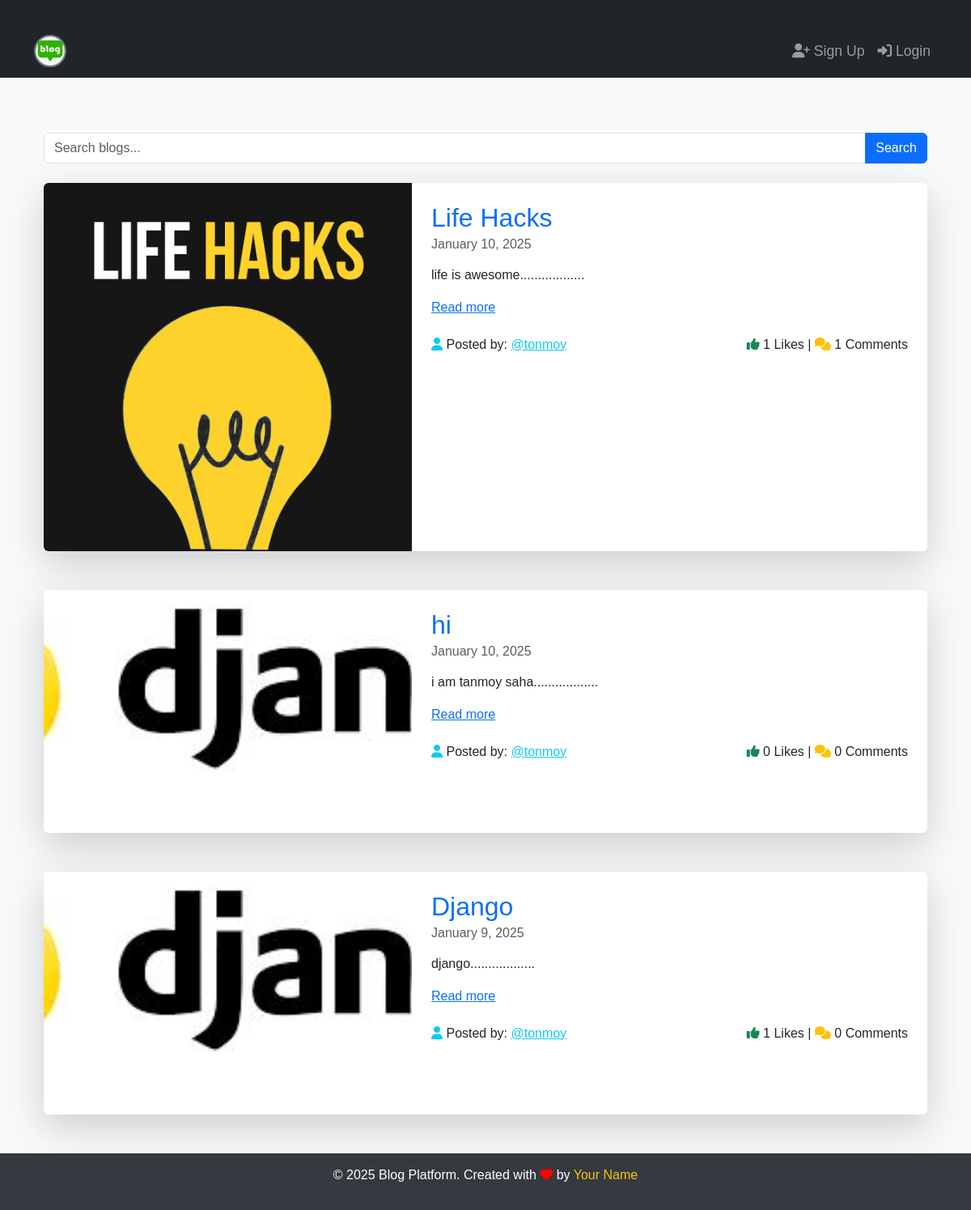
The app's page /blog/?author=tonmoy, older data.
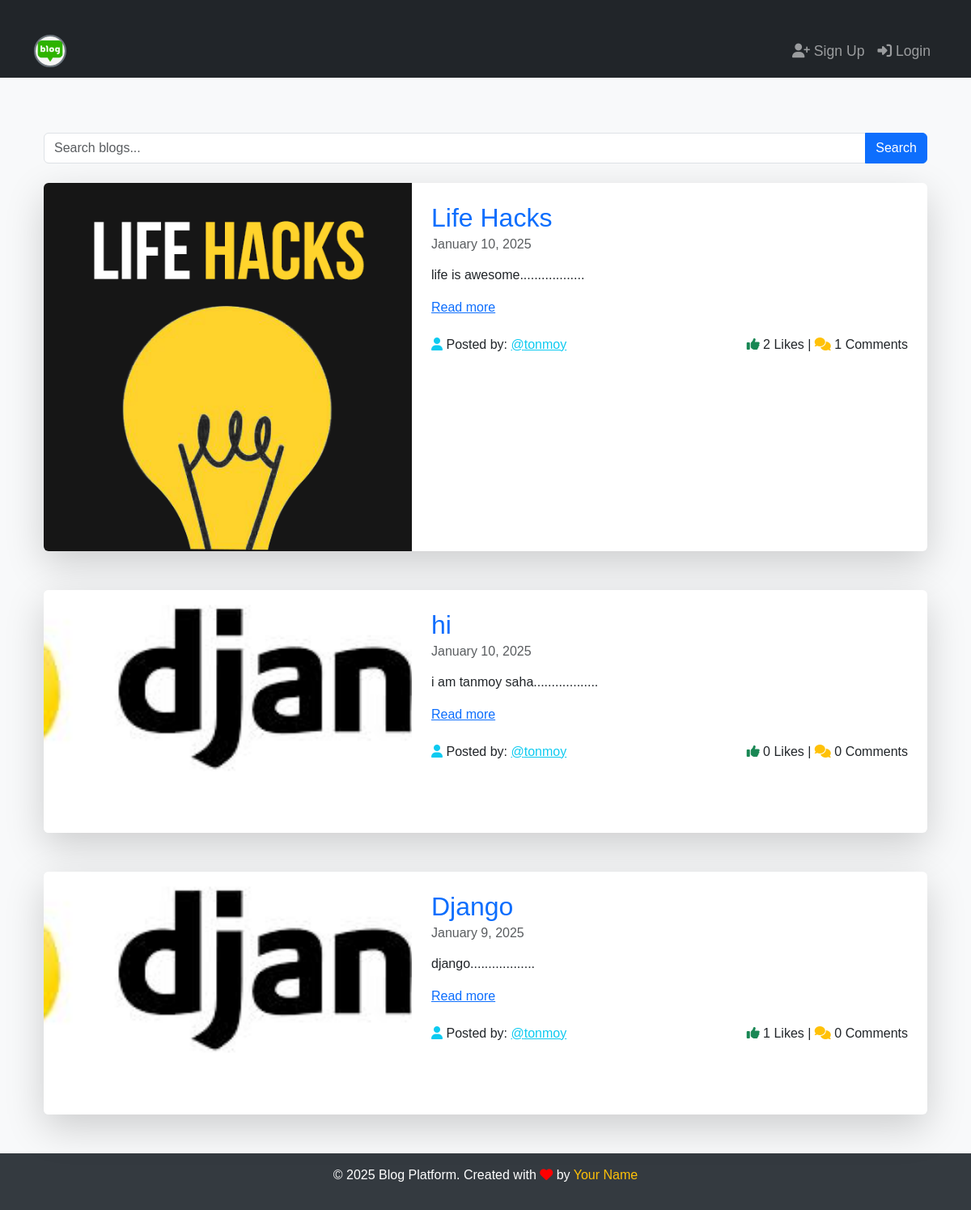
The same page, newer data.
### App_Blog/models.py (models this page shows, shortened)
class Blog(models.Model):
    author = models.ForeignKey(User,on_delete=models.CASCADE,related_name='post_author')
    blog_title = models.CharField(max_length=100,verbose_name='Put a Title')
    slug=models.SlugField(max_length=264,unique=True)
    blog_content = models.TextField(verbose_name='What is in your mind?')
    blog_image=models.ImageField(upload_to='blog_image',verbose_name='Image')
    created_at = models.DateTimeField(auto_now_add=True)
    updated_at = models.DateTimeField(auto_now=True)
    publish_date = models.DateTimeField(auto_now_add=True)
    view_count = models.PositiveIntegerField(default=0)
    class Meta:
        ordering = ['-publish_date']

### App_Blog/views.py (the view)
# urls.py: path('',views.BlogList.as_view(),name='blog_list'),
class BlogList(ListView):
    context_object_name='blogs'
    model=Blog
    template_name='App_Blog/blog_list.html'
    def get_queryset(self):
        queryset = Blog.objects.all()
        order = self.request.GET.get('order', 'newest')
        media_type = self.request.GET.get('media', 'all')
        author = self.request.GET.get('author', '')
        search_query = self.request.GET.get('search', '')
        if order == 'oldest':
            queryset = queryset.order_by('publish_date')
        else:
            queryset = queryset.order_by('-publish_date')
        if media_type == 'text':
            queryset = queryset.filter(blog_image='')
        elif media_type == 'image':
            queryset = queryset.exclude(blog_image='')
        if author:
            queryset = queryset.filter(author__username=author)
        if search_query:
            queryset = queryset.filter(Q(blog_title__icontains=search_query) | Q(blog_content__icontains=search_query))
        return queryset

### App_Blog/templatetags/custom_filters.py (called while the page is built)
def range_filter(value):
    return value[0:50]+".................."

### templates/App_Blog/blog_list.html (shortened to what this page needs)
{% extends "base.html" %}
{% load custom_filters %}
{% block body_block %}
<div class="container my-5">
    <form method="GET" action="" class="mb-4">
        <div class="input-group">
            <input type="text" name="search" class="form-control" placeholder="Search blogs..." value="{{ request.GET.search }}">
            <button class="btn btn-primary" type="submit">Search</button>
        </div>
    </form>
    {% for blog in blogs %}
        <div class="card mb-5 shadow-lg border-0">
            <div class="row g-0">
                {% if blog.blog_image %}
                <div class="col-lg-5">
                    <div class="image-container h-100">
                        <img src="/media/{{ blog.blog_image }}" alt="{{ blog.blog_title }}" title="{{ blog.blog_title }}" class="w-100 h-100 rounded-start" style="object-fit: cover; min-height: 300px;">
                    </div>
                </div>
                {% endif %}
                <div class="col-lg-{% if blog.blog_image %}7{% else %}12{% endif %}">
                    <div class="card-body p-4">
                        <h2 class="card-title text-primary">{{ blog.blog_title }}</h2>
                        <h6 class="card-subtitle mb-3 text-muted">{{ blog.publish_date|date:"F j, Y" }}</h6>
                        <p class="card-text">
                            {{ blog.blog_content|range_filter|linebreaks }}
                            <a href="{% url 'App_Blog:blog_details' slug=blog.slug %}" class="text-primary font-weight-bold">Read more</a>
                        </p>
                        <div class="d-flex justify-content-between mt-4">
                            <h6 class="mb-0">
                                <i class="fa fa-user text-info"></i> Posted by:
                                <a href="{% url 'App_Blog:blog_list' %}?author={{ blog.author.username }}" class="text-info">@{{ blog.author }}</a>
                            </h6>
                            <h6 class="mb-0">
                                <i class="fa fa-thumbs-up text-success"></i> {{ blog.liked_blog.count }} Likes |
                                <i class="fa fa-comments text-warning"></i> {{ blog.blog_comment.count }} Comments
                            </h6>
                        </div>
                    </div>
                </div>
            </div>
        </div>
    {% empty %}
        <div class="alert alert-warning text-center shadow-sm">
            No blogs found. Be the first to <a href="{% url 'App_Blog:create_blog' %}" class="alert-link">create a blog</a>!
        </div>
    {% endfor %}
</div>
{% endblock %}

Row changes from the older to the newer data that the page shows:
changed Blog "Life Hacks": liked_blog.count "1" → "2"
